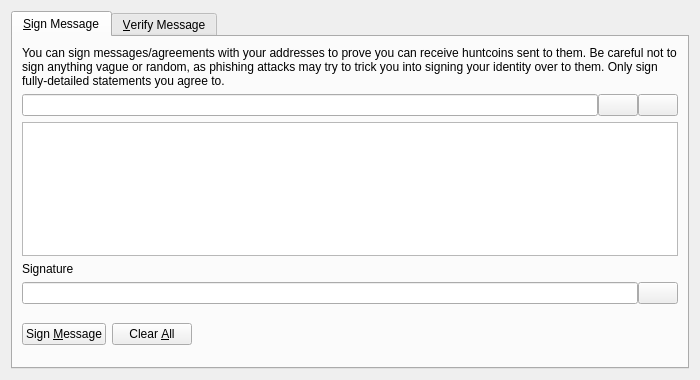
<?xml version="1.0" encoding="UTF-8"?>
<ui version="4.0">
 <class>SignVerifyMessageDialog</class>
 <widget class="QDialog" name="SignVerifyMessageDialog">
  <property name="geometry">
   <rect>
    <x>0</x>
    <y>0</y>
    <width>700</width>
    <height>380</height>
   </rect>
  </property>
  <property name="windowTitle">
   <string>Signatures - Sign / Verify a Message</string>
  </property>
  <property name="modal">
   <bool>true</bool>
  </property>
  <layout class="QVBoxLayout" name="verticalLayout">
   <item>
    <widget class="QTabWidget" name="tabWidget">
     <property name="currentIndex">
      <number>0</number>
     </property>
     <widget class="QWidget" name="tabSignMessage">
      <attribute name="title">
       <string>&amp;Sign Message</string>
      </attribute>
      <layout class="QVBoxLayout" name="verticalLayout_SM">
       <item>
        <widget class="QLabel" name="infoLabel_SM">
         <property name="text">
          <string>You can sign messages/agreements with your addresses to prove you can receive huntcoins sent to them. Be careful not to sign anything vague or random, as phishing attacks may try to trick you into signing your identity over to them. Only sign fully-detailed statements you agree to.</string>
         </property>
         <property name="textFormat">
          <enum>Qt::PlainText</enum>
         </property>
         <property name="wordWrap">
          <bool>true</bool>
         </property>
        </widget>
       </item>
       <item>
        <layout class="QHBoxLayout" name="horizontalLayout_1_SM">
         <property name="spacing">
          <number>0</number>
         </property>
         <item>
          <widget class="QValidatedLineEdit" name="addressIn_SM">
           <property name="toolTip">
            <string>The Globaltoken address to sign the message with</string>
           </property>
          </widget>
         </item>
         <item>
          <widget class="QPushButton" name="addressBookButton_SM">
           <property name="toolTip">
            <string>Choose previously used address</string>
           </property>
           <property name="text">
            <string/>
           </property>
           <property name="icon">
            <iconset resource="../bitcoin.qrc">
             <normaloff>:/icons/address-book</normaloff>:/icons/address-book</iconset>
           </property>
           <property name="shortcut">
            <string>Alt+A</string>
           </property>
           <property name="autoDefault">
            <bool>false</bool>
           </property>
          </widget>
         </item>
         <item>
          <widget class="QPushButton" name="pasteButton_SM">
           <property name="toolTip">
            <string>Paste address from clipboard</string>
           </property>
           <property name="text">
            <string/>
           </property>
           <property name="icon">
            <iconset resource="../bitcoin.qrc">
             <normaloff>:/icons/editpaste</normaloff>:/icons/editpaste</iconset>
           </property>
           <property name="shortcut">
            <string>Alt+P</string>
           </property>
           <property name="autoDefault">
            <bool>false</bool>
           </property>
          </widget>
         </item>
        </layout>
       </item>
       <item>
        <widget class="QPlainTextEdit" name="messageIn_SM">
         <property name="toolTip">
          <string>Enter the message you want to sign here</string>
         </property>
        </widget>
       </item>
       <item>
        <widget class="QLabel" name="signatureLabel_SM">
         <property name="text">
          <string>Signature</string>
         </property>
         <property name="textFormat">
          <enum>Qt::PlainText</enum>
         </property>
        </widget>
       </item>
       <item>
        <layout class="QHBoxLayout" name="horizontalLayout_2_SM">
         <property name="spacing">
          <number>0</number>
         </property>
         <item>
          <widget class="QLineEdit" name="signatureOut_SM">
           <property name="font">
            <font>
             <italic>true</italic>
            </font>
           </property>
           <property name="readOnly">
            <bool>true</bool>
           </property>
          </widget>
         </item>
         <item>
          <widget class="QPushButton" name="copySignatureButton_SM">
           <property name="toolTip">
            <string>Copy the current signature to the system clipboard</string>
           </property>
           <property name="text">
            <string/>
           </property>
           <property name="icon">
            <iconset resource="../bitcoin.qrc">
             <normaloff>:/icons/editcopy</normaloff>:/icons/editcopy</iconset>
           </property>
           <property name="autoDefault">
            <bool>false</bool>
           </property>
          </widget>
         </item>
        </layout>
       </item>
       <item>
        <layout class="QHBoxLayout" name="horizontalLayout_3_SM">
         <item>
          <widget class="QPushButton" name="signMessageButton_SM">
           <property name="toolTip">
            <string>Sign the message to prove you own this Globaltoken address</string>
           </property>
           <property name="text">
            <string>Sign &amp;Message</string>
           </property>
           <property name="icon">
            <iconset resource="../bitcoin.qrc">
             <normaloff>:/icons/edit</normaloff>:/icons/edit</iconset>
           </property>
           <property name="autoDefault">
            <bool>false</bool>
           </property>
          </widget>
         </item>
         <item>
          <widget class="QPushButton" name="clearButton_SM">
           <property name="toolTip">
            <string>Reset all sign message fields</string>
           </property>
           <property name="text">
            <string>Clear &amp;All</string>
           </property>
           <property name="icon">
            <iconset resource="../bitcoin.qrc">
             <normaloff>:/icons/remove</normaloff>:/icons/remove</iconset>
           </property>
           <property name="autoDefault">
            <bool>false</bool>
           </property>
          </widget>
         </item>
         <item>
          <spacer name="horizontalSpacer_1_SM">
           <property name="orientation">
            <enum>Qt::Horizontal</enum>
           </property>
           <property name="sizeHint" stdset="0">
            <size>
             <width>40</width>
             <height>48</height>
            </size>
           </property>
          </spacer>
         </item>
         <item>
          <widget class="QLabel" name="statusLabel_SM">
           <property name="font">
            <font>
             <weight>75</weight>
             <bold>true</bold>
            </font>
           </property>
           <property name="text">
            <string/>
           </property>
           <property name="wordWrap">
            <bool>true</bool>
           </property>
          </widget>
         </item>
         <item>
          <spacer name="horizontalSpacer_2_SM">
           <property name="orientation">
            <enum>Qt::Horizontal</enum>
           </property>
           <property name="sizeHint" stdset="0">
            <size>
             <width>40</width>
             <height>48</height>
            </size>
           </property>
          </spacer>
         </item>
        </layout>
       </item>
      </layout>
     </widget>
     <widget class="QWidget" name="tabVerifyMessage">
      <attribute name="title">
       <string>&amp;Verify Message</string>
      </attribute>
      <layout class="QVBoxLayout" name="verticalLayout_VM">
       <item>
        <widget class="QLabel" name="infoLabel_VM">
         <property name="text">
          <string>Enter the receiver's address, message (ensure you copy line breaks, spaces, tabs, etc. exactly) and signature below to verify the message. Be careful not to read more into the signature than what is in the signed message itself, to avoid being tricked by a man-in-the-middle attack. Note that this only proves the signing party receives with the address, it cannot prove sendership of any transaction!</string>
         </property>
         <property name="textFormat">
          <enum>Qt::PlainText</enum>
         </property>
         <property name="alignment">
          <set>Qt::AlignLeading|Qt::AlignLeft|Qt::AlignTop</set>
         </property>
         <property name="wordWrap">
          <bool>true</bool>
         </property>
        </widget>
       </item>
       <item>
        <layout class="QHBoxLayout" name="horizontalLayout_1_VM">
         <property name="spacing">
          <number>0</number>
         </property>
         <item>
          <widget class="QValidatedLineEdit" name="addressIn_VM">
           <property name="toolTip">
            <string>The Globaltoken address the message was signed with</string>
           </property>
          </widget>
         </item>
         <item>
          <widget class="QPushButton" name="addressBookButton_VM">
           <property name="toolTip">
            <string>Choose previously used address</string>
           </property>
           <property name="text">
            <string/>
           </property>
           <property name="icon">
            <iconset resource="../bitcoin.qrc">
             <normaloff>:/icons/address-book</normaloff>:/icons/address-book</iconset>
           </property>
           <property name="shortcut">
            <string>Alt+A</string>
           </property>
           <property name="autoDefault">
            <bool>false</bool>
           </property>
          </widget>
         </item>
        </layout>
       </item>
       <item>
        <widget class="QPlainTextEdit" name="messageIn_VM"/>
       </item>
       <item>
        <widget class="QValidatedLineEdit" name="signatureIn_VM"/>
       </item>
       <item>
        <layout class="QHBoxLayout" name="horizontalLayout_2_VM">
         <item>
          <widget class="QPushButton" name="verifyMessageButton_VM">
           <property name="toolTip">
            <string>Verify the message to ensure it was signed with the specified Globaltoken address</string>
           </property>
           <property name="text">
            <string>Verify &amp;Message</string>
           </property>
           <property name="icon">
            <iconset resource="../bitcoin.qrc">
             <normaloff>:/icons/transaction_0</normaloff>:/icons/transaction_0</iconset>
           </property>
           <property name="autoDefault">
            <bool>false</bool>
           </property>
          </widget>
         </item>
         <item>
          <widget class="QPushButton" name="clearButton_VM">
           <property name="toolTip">
            <string>Reset all verify message fields</string>
           </property>
           <property name="text">
            <string>Clear &amp;All</string>
           </property>
           <property name="icon">
            <iconset resource="../bitcoin.qrc">
             <normaloff>:/icons/remove</normaloff>:/icons/remove</iconset>
           </property>
           <property name="autoDefault">
            <bool>false</bool>
           </property>
          </widget>
         </item>
         <item>
          <spacer name="horizontalSpacer_1_VM">
           <property name="orientation">
            <enum>Qt::Horizontal</enum>
           </property>
           <property name="sizeHint" stdset="0">
            <size>
             <width>40</width>
             <height>48</height>
            </size>
           </property>
          </spacer>
         </item>
         <item>
          <widget class="QLabel" name="statusLabel_VM">
           <property name="font">
            <font>
             <weight>75</weight>
             <bold>true</bold>
            </font>
           </property>
           <property name="text">
            <string/>
           </property>
           <property name="wordWrap">
            <bool>true</bool>
           </property>
          </widget>
         </item>
         <item>
          <spacer name="horizontalSpacer_2_VM">
           <property name="orientation">
            <enum>Qt::Horizontal</enum>
           </property>
           <property name="sizeHint" stdset="0">
            <size>
             <width>40</width>
             <height>48</height>
            </size>
           </property>
          </spacer>
         </item>
        </layout>
       </item>
      </layout>
     </widget>
    </widget>
   </item>
  </layout>
 </widget>
 <customwidgets>
  <customwidget>
   <class>QValidatedLineEdit</class>
   <extends>QLineEdit</extends>
   <header>qt/qvalidatedlineedit.h</header>
  </customwidget>
 </customwidgets>
 <resources>
  <include location="../bitcoin.qrc"/>
 </resources>
 <connections/>
</ui>
